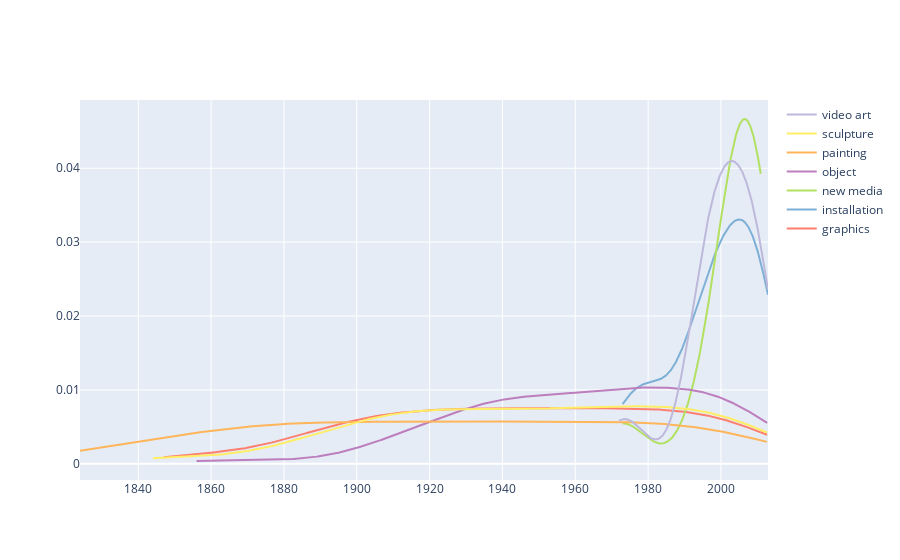

The code cell stored with this chart in its notebook:
### Code cell
## Create second figure

df = museums_data[1]

# Grouping the data by 'Medium_classified' and 'Year_acquisition' to get counts
grouped_df = df.groupby(["Medium_classified", "Year_acquisition"]).size().reset_index(name="Count")

# Filter out the first acquisition year
first_acquisition_year = grouped_df["Year_acquisition"].min()
filtered_df = grouped_df[grouped_df["Year_acquisition"] > first_acquisition_year]
filtered_df = filtered_df.dropna(subset=["Year_acquisition"])

# Group the data by 'Medium_classified' and collect the 'Year_acquisition' values
grouped = filtered_df.groupby('Medium_classified')['Year_acquisition'].apply(list)

# Only keep groups with more than one element (avoid empty or insufficient data)
grouped = grouped[grouped.apply(len) > 1]

# If there are still groups left after filtering
if not grouped.empty:
    # Get the group labels
    group_labels = grouped.index.tolist()

    # Set custom colors for each group (adjust for the number of labels)
    colors = ["#fd7f6f", "#7eb0d5", "#b2e061", "#bd7ebe", "#ffb55a", "#ffee65", "#beb9db", "#fdcce5", "#8bd3c7"][:len(group_labels)]

    # Create the distplot with the grouped 'Year_acquisition' data, showing a rug plot for single data points
    fig2 = ff.create_distplot(
        grouped.tolist(), 
        group_labels, 
        show_hist=False, 
        colors=colors, 
        show_rug=False, 
        show_curve=True
    )
    fig2.show()
else:
    print("No sufficient data available for distribution plot.")

### Figure 1 — Plotly figure (JSON) as saved in the notebook; plotly's stock layout.template omitted (floating-point values rounded to 4 significant figures; data arrays with more than 128 entries replaced by an {"elided": "..."} marker saying what was removed)
{"data": [{"legendgroup": "graphics", "marker": {"color": "#fd7f6f"}, "mode": "lines", "name": "graphics", "showlegend": true, "type": "scatter", "x": {"elided": "500 float values"}, "xaxis": "x", "y": {"elided": "500 float values"}, "yaxis": "y"}, {"legendgroup": "installation", "marker": {"color": "#7eb0d5"}, "mode": "lines", "name": "installation", "showlegend": true, "type": "scatter", "x": {"elided": "500 float values"}, "xaxis": "x", "y": {"elided": "500 float values"}, "yaxis": "y"}, {"legendgroup": "new media", "marker": {"color": "#b2e061"}, "mode": "lines", "name": "new media", "showlegend": true, "type": "scatter", "x": {"elided": "500 float values"}, "xaxis": "x", "y": {"elided": "500 float values"}, "yaxis": "y"}, {"legendgroup": "object", "marker": {"color": "#bd7ebe"}, "mode": "lines", "name": "object", "showlegend": true, "type": "scatter", "x": {"elided": "500 float values"}, "xaxis": "x", "y": {"elided": "500 float values"}, "yaxis": "y"}, {"legendgroup": "painting", "marker": {"color": "#ffb55a"}, "mode": "lines", "name": "painting", "showlegend": true, "type": "scatter", "x": {"elided": "500 float values"}, "xaxis": "x", "y": {"elided": "500 float values"}, "yaxis": "y"}, {"legendgroup": "sculpture", "marker": {"color": "#ffee65"}, "mode": "lines", "name": "sculpture", "showlegend": true, "type": "scatter", "x": {"elided": "500 float values"}, "xaxis": "x", "y": {"elided": "500 float values"}, "yaxis": "y"}, {"legendgroup": "video art", "marker": {"color": "#beb9db"}, "mode": "lines", "name": "video art", "showlegend": true, "type": "scatter", "x": {"elided": "500 float values"}, "xaxis": "x", "y": {"elided": "500 float values"}, "yaxis": "y"}], "layout": {"barmode": "overlay", "hovermode": "closest", "legend": {"traceorder": "reversed"}, "xaxis": {"anchor": "y2", "domain": [0, 1], "zeroline": false}, "yaxis": {"anchor": "free", "domain": [0, 1], "position": 0}}}
